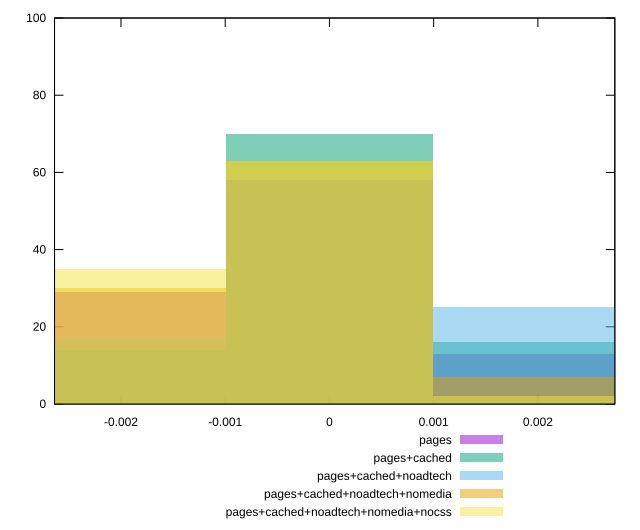

This chart was generated by the following gnuplot code:
reset

$pages <<EOF
0 58
0.001993397132564103 13
-0.001993397132564103 29
EOF

$pagesCached <<EOF
0 70
-0.001993397132564103 14
0.001993397132564103 16
EOF

$pagesCachedNoadtech <<EOF
0 58
0.001993397132564103 25
-0.001993397132564103 17
EOF

$pagesCachedNoadtechNomedia <<EOF
0 63
0.001993397132564103 7
-0.001993397132564103 30
EOF

$pagesCachedNoadtechNomediaNocss <<EOF
0 63
-0.001993397132564103 35
0.001993397132564103 2
EOF

set key outside below
set boxwidth 0.001993397132564103
set xrange [-0.0026374256730089664:0.0027380247150075587]
set yrange [0:100]
set trange [0:100]
set style fill transparent solid 0.5 noborder
set terminal svg size 640, 530 enhanced background rgb 'white'
set output "report_00019_2021-02-10T18-14-37.922Z//meta/pScore-difference/comparison/histogram/all_raw.svg"

plot $pages title "pages" with boxes, \
     $pagesCached title "pages+cached" with boxes, \
     $pagesCachedNoadtech title "pages+cached+noadtech" with boxes, \
     $pagesCachedNoadtechNomedia title "pages+cached+noadtech+nomedia" with boxes, \
     $pagesCachedNoadtechNomediaNocss title "pages+cached+noadtech+nomedia+nocss" with boxes

reset
